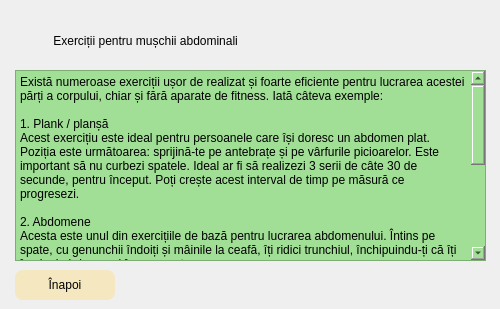
    <widget class="QWidget" name="antrenament3">
     <widget class="QPlainTextEdit" name="plainTextEdit_a3">
      <property name="geometry">
       <rect>
        <x>15</x>
        <y>70</y>
        <width>471</width>
        <height>191</height>
       </rect>
      </property>
      <property name="styleSheet">
       <string notr="true">background-color: rgb(162, 223, 150);
font: 12pt &quot;Times New Roman&quot;;</string>
      </property>
      <property name="plainText">
       <string>Există numeroase exerciții ușor de realizat și foarte eficiente pentru lucrarea acestei părți a corpului, chiar și fără aparate de fitness. Iată câteva exemple:

1. Plank / planșă
Acest exercițiu este ideal pentru persoanele care își doresc un abdomen plat. Poziția este următoarea: sprijină-te pe antebrațe și pe vârfurile picioarelor. Este important să nu curbezi spatele. Ideal ar fi să realizezi 3 serii de câte 30 de secunde, pentru început. Poți crește acest interval de timp pe măsură ce progresezi.

2. Abdomene
Acesta este unul din exercițiile de bază pentru lucrarea abdomenului. Întins pe spate, cu genunchii îndoiți și mâinile la ceafă, îți ridici trunchiul, închipuindu-ți că îți împingi abdomenul înspre spate.  

3. Ridicări ale picioarelor
Este un exercițiu ideal pentru a lucra partea inferioară a mușchilor abdominali. Întins/ă pe spate, este suficient să ridici picioarele cât mai sus posibil (ideal în poziție verticală), fără a curba spatele.

Menține picioarele într-o poziție dreaptă, cu brațele orientate în sus, la un unghi de aproximativ 45° față de suprafața solului. La fel ca în cazul executării planșei, include în rutina de antrenamente pentru acasă un set de 3-5 serii, a câte 30 de secunde fiecare. </string>
      </property>
     </widget>
     <widget class="QLabel" name="label_3">
      <property name="geometry">
       <rect>
        <x>50</x>
        <y>20</y>
        <width>441</width>
        <height>41</height>
       </rect>
      </property>
      <property name="styleSheet">
       <string notr="true">font: 14pt &quot;Times New Roman&quot;;</string>
      </property>
      <property name="text">
       <string> Exerciții pentru mușchii abdominali</string>
      </property>
     </widget>
     <widget class="QPushButton" name="pushButton_inapoi_9">
      <property name="geometry">
       <rect>
        <x>15</x>
        <y>270</y>
        <width>100</width>
        <height>30</height>
       </rect>
      </property>
      <property name="styleSheet">
       <string notr="true">#pushButton_inapoi_9{
	font: 12pt &quot;Times New Roman&quot;;
	background-color: rgb(245, 231, 192);
	
 border-radius:8px;
}
#pushButton_inapoi_9:hover{
	font: 12pt &quot;Times New Roman&quot;;

background-color: rgb(157, 217, 146);
border-radius:5px;

}</string>
      </property>
      <property name="text">
       <string>Înapoi</string>
      </property>
     </widget>
    </widget>
